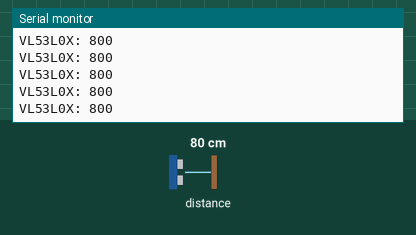
Recording of a sketch running on a simulated Arduino Uno, built with avr-gcc and run on an emulated ATmega328P. Parts: the last lines printed to the serial monitor. The test bench sets the inputs (shaded band); at power-on: distance to the obstacle 80 cm.

Above: at 1.2 s.
1.3 s: distance to the obstacle set to 250 cm
At 2.3 s:
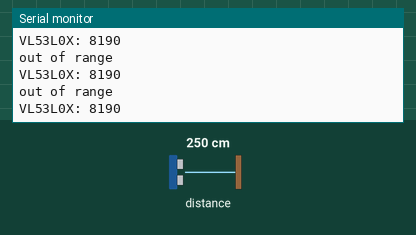
2.8 s: distance to the obstacle set to 2 cm
At 3.3 s:
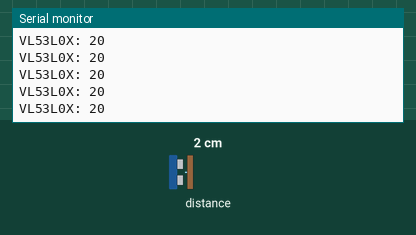
Timing chart, 0 to 5.8 s (numbered marks = the images above; inputs shaded):
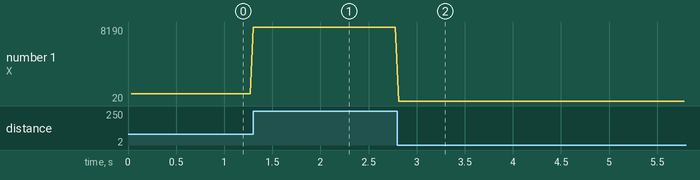

Measured:
- after the input at 1.3 s, the serial monitor: prints a new line at once (image 1)
- after the input at 2.8 s, the serial monitor: prints a new line at once (image 2)
- plotted number 1: 800 → 8190 after the input at 1.3 s, 8190 → 20 after the input at 2.8 s

The sketch:

sketch_jun24a.ino
```cpp
#include <SoftwareSerial.h>
#include <TFMini.h>
#include <Adafruit_VL53L0X.h>
uint8_t header = 0x59;
TFMini tfmini;

Adafruit_VL53L0X lox = Adafruit_VL53L0X();

int distance;
int strength;

SoftwareSerial SerialTFMini(18,19);

void getTFminiData(int* distance, int* strength)
{
  static char i = 0;
  char j = 0;
  int checksum = 0;
  static double rx[9];
  if (SerialTFMini.available())
  {
    Serial.println("data avail");
    rx[i] = SerialTFMini.read();
    if (rx[0] != header) {
      i = 0;
    }
    else if (i == 1 && rx[1] != header) {
      i = 0;
    }
    else if (i == 8) {
      for (j = 0; j < 8; j++) {
        checksum += rx[j];
      }
      if (rx[8] == (checksum % 256)) {
        *distance = rx[2] + rx[3] * 256;
        *strength = rx[4] + rx[5] * 256;
        Serial.println("ya");
      }
      i = 0;
    }
    else {
      i++;
    }
  }
  Serial.println("nothing avail");
}

void setup()
{
  Serial.begin(115200);       //Initialize

  // wait for serial port to connect
  while (!Serial) {
    delay(1);
  }

  Serial.println ("Initializing...");
  SerialTFMini.begin(115200);    //Initialize the data rate for the SoftwareSerial port
  tfmini.begin(&SerialTFMini);            //Initialize the TF Mini sensor
  Serial.println("yo");
  if (!lox.begin()) {
    Serial.println(F("Failed to boot VL53L0X"));
    while(1);
  }
  Serial.println("not failed to boot");
}

void loop()
{
  // distance = 0;
  // strength = 0;
  // while (!distance) {
  //   getTFminiData(&distance, &strength);
  // }
  // Serial.print("TFMini: "); Serial.println(distance);

  VL53L0X_RangingMeasurementData_t measure;

  lox.rangingTest(&measure, false); // pass in 'true' to get debug data printout!
  if (measure.RangeStatus == 4) {
    Serial.println("out of range");
  }
  Serial.print("VL53L0X: "); Serial.println(measure.RangeMilliMeter);
}
```
